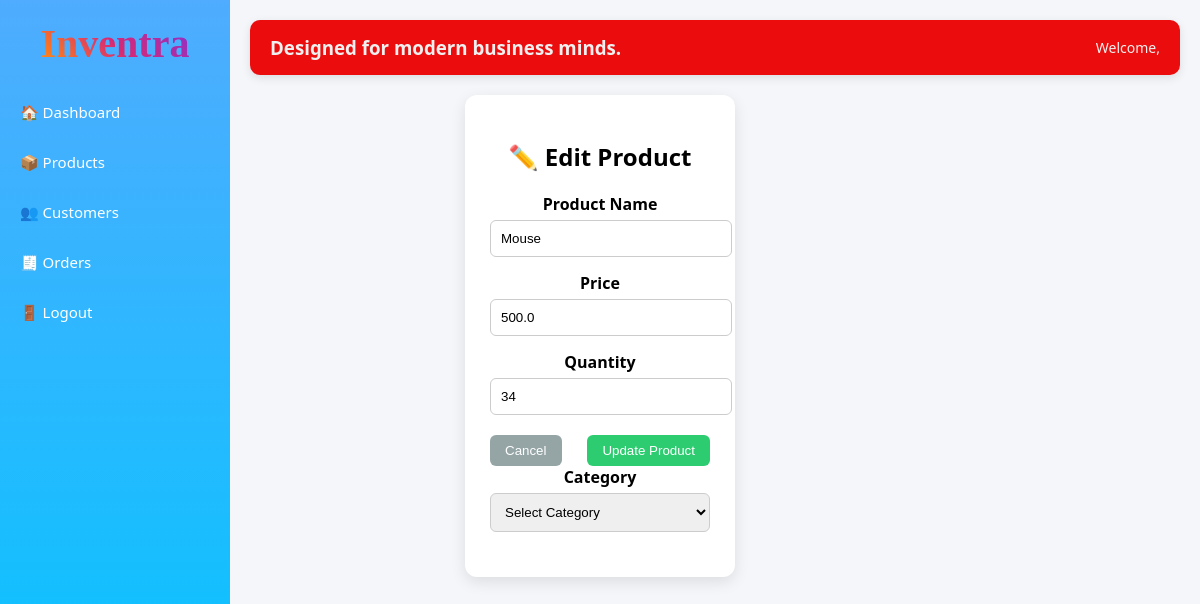
The app's page /products/edit/2/ with its own data.
### products/models.py (models this page shows, shortened)
class Product(models.Model):
    name = models.CharField(max_length=100)
    price = models.IntegerField()
    quantity = models.IntegerField()

### products/views.py (the view)
# urls.py: path('edit/<int:id>/', views.edit_product, name='edit_product'),
def edit_product(request, id):
    product = get_object_or_404(Product, id=id)
    if request.method == "POST":
        form = ProductForm(request.POST, instance=product)  # ✅ MUST
        if form.is_valid():
            form.save()
            return redirect('product_list')
    else:
        form = ProductForm(instance=product)  # ✅ MUST
    return render(request, 'products/add_products.html', {'form': form})

### products/forms.py
class ProductForm(forms.ModelForm):
    class Meta:
        model = Product
        fields = ['name', 'price', 'quantity', 'category']

### templates/products/add_products.html (shortened to what this page needs)
{% extends "base.html" %}
{% block content %}
<div style="max-width:500px; margin:auto;">
    <div class="card">
        <h2 style="margin-bottom:20px; text-align:center;">
            {% if form.instance.pk %}
                ✏️ Edit Product
            {% else %}
                ➕ Add Product
            {% endif %}
        </h2>
        <form method="POST">
            <label style="font-weight:bold;">Product Name</label><br>
            <input type="text" name="name"
                   value="{{ form.instance.name|default:'' }}"
                   placeholder="Enter product name"
                   style="width:100%; padding:10px; margin-top:5px; margin-bottom:15px;
                   border-radius:6px; border:1px solid #ccc;">
            <label style="font-weight:bold;">Price</label><br>
            <input type="number" name="price"
                   value="{{ form.instance.price|default:'' }}"
                   placeholder="Enter price"
                   style="width:100%; padding:10px; margin-top:5px; margin-bottom:15px;
                   border-radius:6px; border:1px solid #ccc;">
            <label style="font-weight:bold;">Quantity</label><br>
            <input type="number" name="quantity"
                   value="{{ form.instance.quantity|default:'' }}"
                   placeholder="Enter quantity"
                   style="width:100%; padding:10px; margin-top:5px; margin-bottom:20px;
                   border-radius:6px; border:1px solid #ccc;">
            <div style="display:flex; justify-content:space-between;">
                <a href="{% url 'product_list' %}">
                    <button type="button" style="background:#95a5a6;">Cancel</button>
                </a>
                <button type="submit" style="background:#2ecc71;">
                    {% if form.instance.pk %}
                        Update Product
                    {% else %}
                        Add Product
                    {% endif %}
                </button>
            </div>
            <label style="font-weight:bold;">Category</label><br>
            <select name="category"
                    style="width:100%; padding:10px; margin-top:5px; margin-bottom:20px;
                    border-radius:6px; border:1px solid #ccc;">
                <option value="">Select Category</option>
            </select>
        </form>
    </div>
</div>
{% endblock %}

### templates/base.html (style rules this page uses)
body { margin:0; font-family: 'Segoe UI', Tahoma, Geneva, Verdana, sans-serif; background:#f4f6f9; }
.card { background:white; padding:25px; border-radius:12px; width:220px; box-shadow:0 5px 15px rgba(0,0,0,0.1); text-align:center; transition:0.3s; }
button { background:#4facfe; color:white; border:none; padding:8px 15px; border-radius:6px; cursor:pointer; transition:0.3s; }

### records on screen
Product: name "Mouse", price "500.0", quantity "34"
